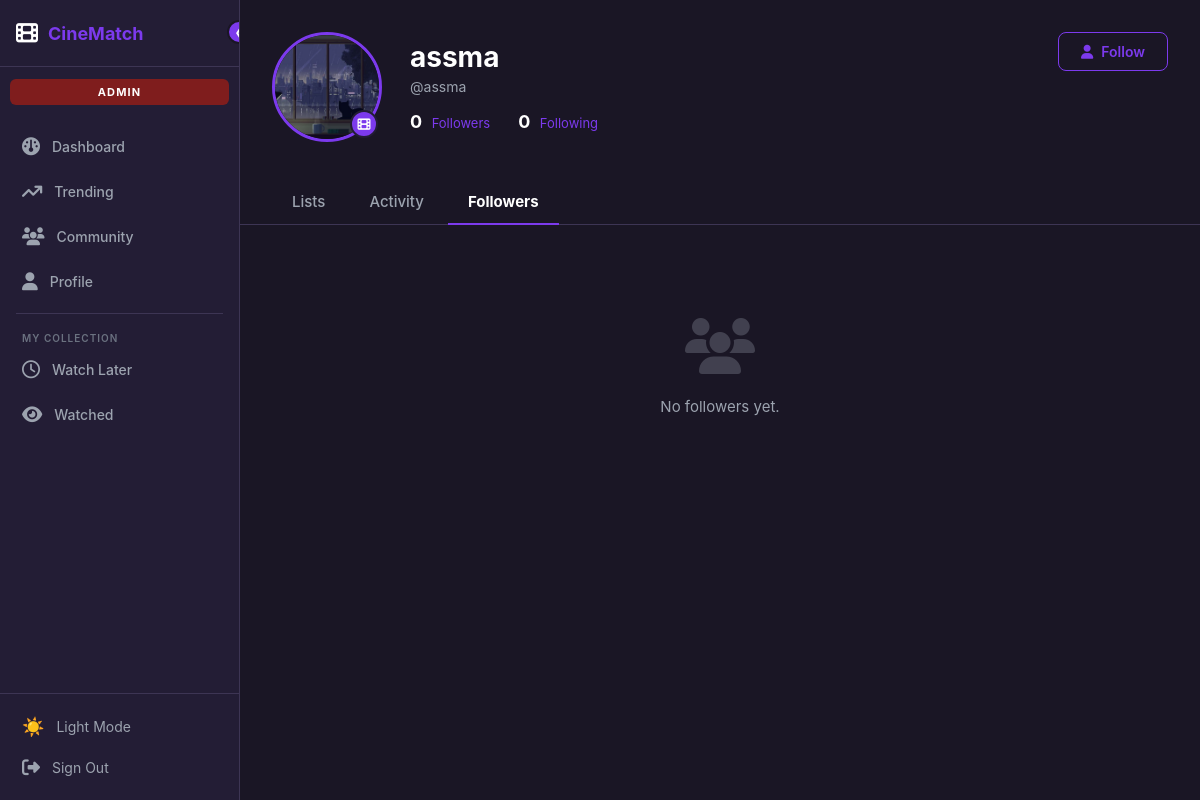
/users/profile/assma/?tab=followers (signed in), run on an earlier commit of the app's database.
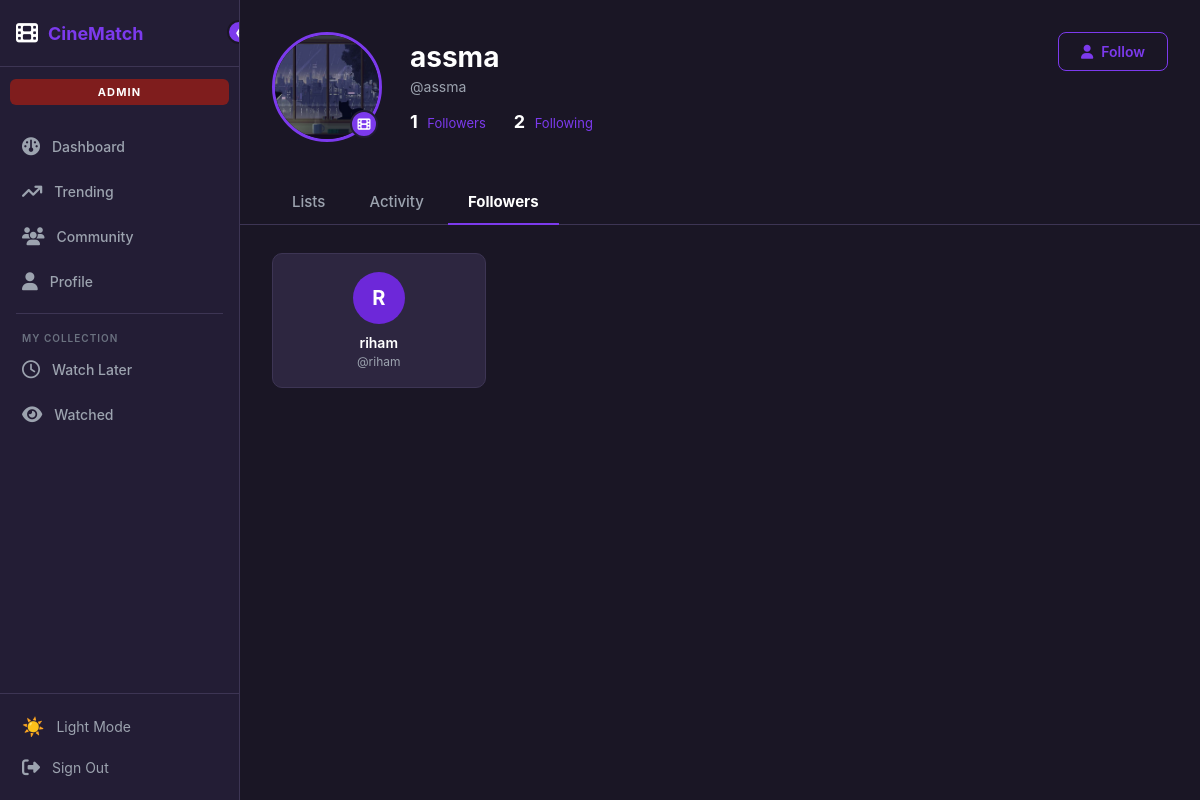
And on a later commit of the database.
### users/models.py (models this page shows, shortened)
class User(AbstractUser):
    avatar = models.ImageField(upload_to='avatars/', blank=True, null=True)
    bio = models.TextField(blank=True)
    genre_test_done = models.BooleanField(default=False)
    favorite_genres = models.JSONField(default=list, blank=True)
    following = models.ManyToManyField(
        'self',
        symmetrical=False,
        related_name='followers',
        blank=True
    )
    def is_following(self, user):
        return self.following.filter(id=user.id).exists()
    def get_followers_count(self):
        return self.followers.count()
    def get_following_count(self):
        return self.following.count()

### users/views.py (the view)
# urls.py: path('profile/<str:username>/', views.other_profile_view, name='profile_by_username'),
@login_required
def other_profile_view(request, username):
    profile_user = get_object_or_404(User, username=username)
    following_ids = set(request.user.following.values_list('id', flat=True))
    tab = request.GET.get('tab', 'lists')
    return render(request, 'users/other_profile.html', {
        'profile_user': profile_user,
        'following_ids': following_ids,
        'is_following': request.user.is_following(profile_user),
        'tab': tab,
        'followers': profile_user.followers.all(),
        'followers_count': profile_user.get_followers_count(),
        'following_count': profile_user.get_following_count(),
    })

### templates/users/other_profile.html (shortened to what this page needs)
{% extends 'base.html' %}
{% block content %}
<div class="profile-wrap">
  <div class="profile-top">
    <div class="avatar-wrap">
      {% if profile_user.avatar %}
        <img src="{{ profile_user.avatar.url }}" class="avatar-img" alt="{{ profile_user.username }}">
      {% else %}
        <div class="avatar-placeholder">{{ profile_user.username|first|upper }}</div>
      {% endif %}
      <div class="avatar-badge"><i class="fa-solid fa-film"></i></div>
    </div>
    <div class="profile-info">
      <div class="profile-username">{{ profile_user.username }}</div>
      <div class="profile-handle">@{{ profile_user.username }}</div>
      <div class="profile-stats">
        <div class="profile-stat">
          <span class="num">{{ followers_count }}</span>
          <span class="lbl">Followers</span>
        </div>
        <div class="profile-stat">
          <span class="num">{{ following_count }}</span>
          <span class="lbl">Following</span>
        </div>
      </div>
    </div>
    <a href="{% url 'follow' profile_user.id %}?next=/users/profile/{{ profile_user.username }}/"
       class="follow-action-btn {% if is_following %}following{% else %}not-following{% endif %}">
      {% if is_following %}<i class="fa-solid fa-user"></i> Unfollow{% else %}<i class="fa-solid fa-user"></i> Follow{% endif %}
    </a>
  </div>
  <div class="tabs-bar">
    <a href="?tab=lists" class="tab-btn {% if tab == 'lists' %}active{% endif %}">Lists</a>
    <a href="?tab=activity" class="tab-btn {% if tab == 'activity' %}active{% endif %}">Activity</a>
    <a href="?tab=followers" class="tab-btn {% if tab == 'followers' %}active{% endif %}">Followers</a>
  </div>
  <div class="tab-content">
    {% if tab == 'lists' %}
      <div class="lists-grid">
        <div class="list-card">
          <div class="list-card-icon">♥</div>
          <div class="list-card-name">Favorites</div>
          <div class="list-card-count">0 movies</div>
        </div>
        <div class="list-card">
          <div class="list-card-icon">♥</div>
          <div class="list-card-name">Must Watch</div>
          <div class="list-card-count">0 movies</div>
        </div>
      </div>
    {% elif tab == 'activity' %}
      <div class="empty-state">
        <div class="empty-state-icon"><i class="fa-solid fa-film"></i></div>
        <p>No activity yet.</p>
      </div>
    {% elif tab == 'followers' %}
      {% if followers %}
        <div class="followers-grid">
          {% for follower in followers %}
            <div class="follower-card">
              <div class="follower-av">
                {% if follower.avatar %}
                  <img src="{{ follower.avatar.url }}">
                {% else %}
                  {{ follower.username|first|upper }}
                {% endif %}
              </div>
              <div class="follower-name">{{ follower.username }}</div>
              <div class="follower-handle">@{{ follower.username }}</div>
            </div>
          {% endfor %}
        </div>
      {% else %}
        <div class="empty-state">
          <div class="empty-state-icon"><i class="fa-solid fa-users"></i></div>
          <p>No followers yet.</p>
        </div>
      {% endif %}
    {% endif %}
  </div>
</div>
{% endblock %}

What changed in the data, as far as the page shows it:
now on this page (row edited): User: username|first "R", username "riham"
Also different on the page:
{{ followers_count }}: "0" → "1"
{{ following_count }}: "0" → "2"
text no longer shown: "No followers yet."
